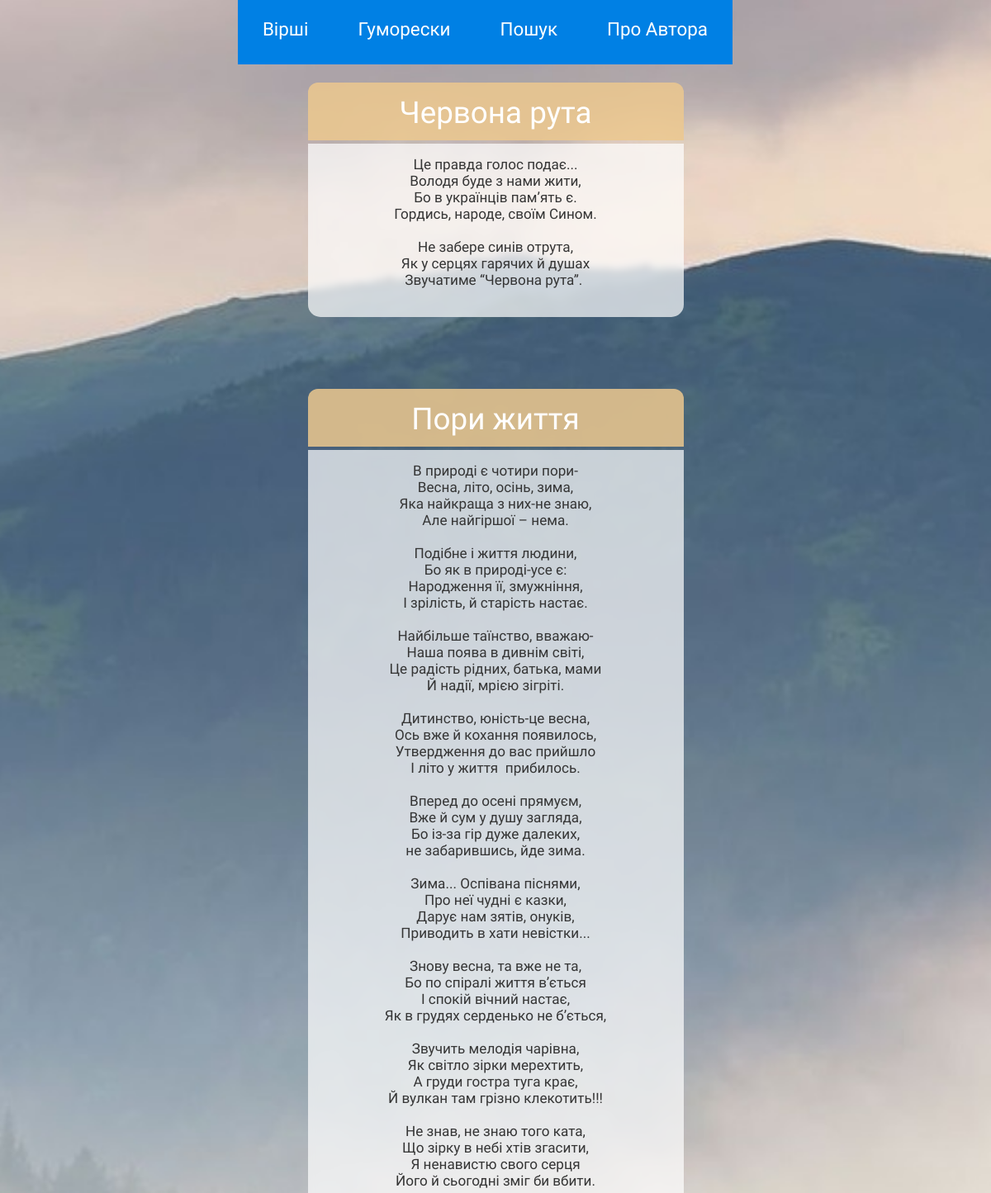
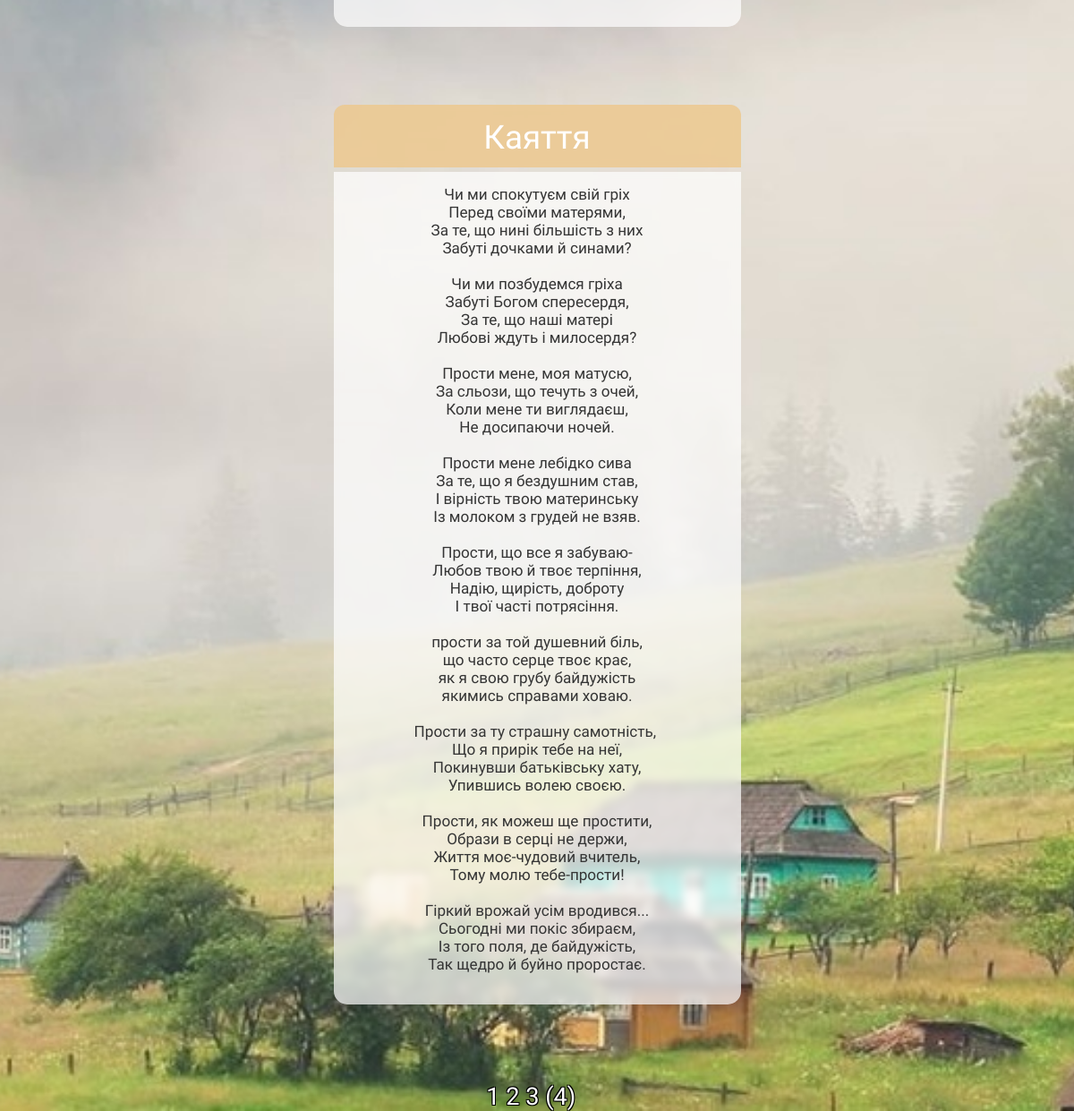
/poems/4, run on the app's committed database (2 pictures, top to bottom).
### app/models.py (models this page shows)
class Poem(db.Model):
    id = db.Column(db.Integer, primary_key=True)
    title = db.Column(db.String(20), unique=True)
    text = db.Column(db.String(1028), unique=True)

### app/routes.py (the view)
@app.route('/poems/<int:page_num>')
def poems(page_num):
    poems = Poem.query.paginate(per_page=5, page=page_num, error_out=True)
    return render_template('poems.html', title='Вірші',  poems=poems)

### app/templates/poems.html
{% extends "base.html" %}
{% block app_content %}
    {% for poem in poems.items %}
        {% include "_poem.html" %}
    {% endfor %}
    <div class="pagination-links">
    {% for page in poems.iter_pages() %}
        {% if page %}
            {% if page != poems.page %}
                <a href="{{ url_for('poems', page_num=page) }}">{{ page }}</a>
            {% else %}
                <span style="color: white;">({{ page }})</span>
            {% endif %}
        {% else %}
            <span class=ellipsis style="color: white;">…</span>
        {% endif %}
    {% endfor %}
    </div>
{% endblock %}

### app/templates/base.html (shortened to what this page needs)
<html>
    <head>
        <link rel="stylesheet" href="{{ url_for('static', filename='styles.css') }}"/>
    </head>
    <body>
        <div id="navbar-container">
            <div class="navbar">
                <div class="link-div">
                    <nav>
                        <ul class="nav-links">
                            <li><a href="{{ url_for('poems', page_num=1) }}">Вірші</a></li>
                            <li><a href="{{ url_for('humoresques', hum_page_num=1) }}">Гуморески</a></li>
                            <li><a href="{{ url_for('search') }}">Пошук</a></li>
                            <li><a href="{{ url_for('about') }}">Про<span style="opacity: 0;">і</span>Автора</a></li>
                        </ul>
                    </nav>
                </div>
            </div>
        </div>
        <div id="page_container">
            {% block content %}
            <div class="container-fluid" style="margin-top: 100px;">
                {% block app_content %}{% endblock %}
            </div>
            {% endblock %}
        </div>
    </body>
</html>

### app/templates/_poem.html
{% extends "base.html" %}
{% block app_content %}
    <div id="poem-container">
        <div id="title">{{poem.title}}</div>
        <pre><div id="text">{{poem.text}}</div></pre>
    </div>
{% endblock %}

### app/static/styles.css (style rules this page uses)
#poem-container { width: 600px; color: white; margin-left: 50%; margin-top: -5.7rem; margin-bottom: 75px; border-radius: 15px; }
#title { width: 100%; height: 40px; background-color: rgba(237, 200, 143, 0.85); backdrop-filter: blur(5px); background-size: cover; font-size: 2.3rem; font-family: Alice; color: white; text-align: center; padding-top: 15px; padding-bottom: 15px; border-radius: 12px 12px 0 0; }
#text { background-color: rgba(255, 255, 255, 0.7); backdrop-filter: blur(5px); width: 100%; font-family: Alice; font-size: 1.34rem; color: #353535; text-align: center; margin-top: -23px; margin-bottom: -13px; padding-top: 15px; padding-bottom: 35px; border-radius:0 0 15px 15px; }
#navbar-container { position: absolute; top: 0; height: 100px; width: 90%; }
a { text-decoration: none; color: white; }
body { background: url('/static/day-mnt.jpg') no-repeat center center fixed; -webkit-background-size: cover; -moz-background-size: cover; -o-background-size: cover; background-size: cover; font-family: Alice; font-size: 1.7rem; }
.navbar { position: fixed; display: flex; justify-content: space-between; align-items: center; font-size: 1.4rem; margin-bottom: 100px; }
.nav-links { left: 41%; display: inline-flex; list-style: none; }
.nav-links a { width: 50px; text-align: center; padding: 30px; background: rgb(0, 128, 228); transition: 0.3s ease-out; }
.pagination-links { text-align: center; text-shadow: -1px -1px 0 #000, 1px -1px 0 #000, -1px 1px 0 #000, 1px 1px 0 #000; float: bottom 0; }
html, body { width: 100%; height: 100%; margin: 0; padding: 0; overflow-x: hidden; }
@media screen and (max-width: 1430px) { .nav-links { position: fixed; z-index: 10; left: 50%; margin-left: -15.72em; } }
@media screen and (max-width: 1430px) { #poem-container { width:455px; margin-top: 150px; margin-bottom: -80px; margin: 0 auto; text-align: center; position: float; } }
@media screen and (max-width: 1430px) { #text { width: 455px; font-size: 1.07rem; } }
@media screen and (max-width: 1430px) { .pagination-links { margin-top: 100px; text-align: center; position: float; margin-left: -0.5em; } }
@media screen and (max-width: 1430px) { html, body { width: 100%; height: 100%; margin: 0; padding: 0; overflow-x: hidden; } }

### data on the page
Poem: title "Червона рута", text "Це правда голос подає... Володя буде з нами жити, Бо в українців пам’ять є. Гордись, народе, своїм Сином. Не забере синів отрута, Як у серцях гарячих й душах Звучатиме “Червона рута”."
Poem: title "Пори життя", text "В природі є чотири пори- Весна, літо, осінь, зима, Яка найкраща з них-не знаю, Але найгіршої – нема. Подібне і життя людини, Бо як в природі-усе є: Народження її, змужніння, І зрілість, й старість настає. Найбільше таїнство, вважаю- Наша поява в дивнім світі, Це радість рідних, батька, мами Й надії, мрією зігріті. Дитинство, юність-це весна, Ось вже й кохання появилось, Утвердження до вас прийшло І літо у життя прибилось. Вперед до осені прямуєм, Вже й сум у душу загляда, Бо із-за гір дуже далеких, не забарившись, йде зима. Зима... Оспівана піснями, Про неї чудні є казки, Дарує нам зятів, онуків, Приводить в хати невістки... Знову весна, та вже не та, Бо по спіралі життя в’ється І спокій…"
Poem: title "Каяття", text "Чи ми спокутуєм свій гріх Перед своїми матерями, За те, що нині більшість з них Забуті дочками й синами? Чи ми позбудемся гріха Забуті Богом спересердя, За те, що наші матері Любові ждуть і милосердя? Прости мене, моя матусю, За сльози, що течуть з очей, Коли мене ти виглядаєш, Не досипаючи ночей. Прости мене лебідко сива За те, що я бездушним став, І вірність твою материнську Із молоком з грудей не взяв. Прости, що все я забуваю- Любов твою й твоє терпіння, Надію, щирість, доброту І твої часті потрясіння. прости за той душевний біль, що часто серце твоє крає, як я свою грубу байдужість якимись справами ховаю. Прости за ту страшну самотність, Що я прирік тебе на неї, Покинувши батьківську…"

### other printed values
{{ page }} "1" "2" "3"
{{ page }} "4"
